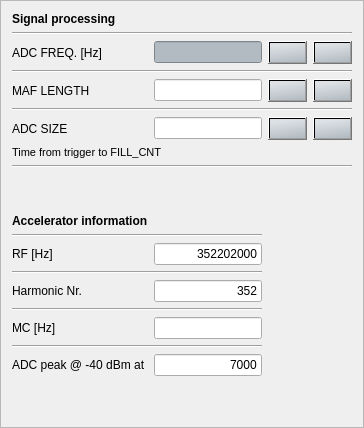
         <widget class="QFrame" name="frame_6">
          <property name="font">
           <font>
            <family>Arial</family>
           </font>
          </property>
          <property name="frameShape">
           <enum>QFrame::StyledPanel</enum>
          </property>
          <property name="frameShadow">
           <enum>QFrame::Raised</enum>
          </property>
          <layout class="QGridLayout" name="gridLayout_5">
           <item row="0" column="0">
            <widget class="QLabel" name="label_36">
             <property name="font">
              <font>
               <family>Arial</family>
               <weight>75</weight>
               <bold>true</bold>
              </font>
             </property>
             <property name="text">
              <string>Signal processing</string>
             </property>
            </widget>
           </item>
           <item row="1" column="0" colspan="4">
            <widget class="Line" name="line">
             <property name="font">
              <font>
               <family>Arial</family>
              </font>
             </property>
             <property name="orientation">
              <enum>Qt::Horizontal</enum>
             </property>
            </widget>
           </item>
           <item row="2" column="2" colspan="2">
            <layout class="QHBoxLayout" name="horizontalLayout_24">
             <item>
              <widget class="QPushButton" name="FreqSet">
               <property name="sizePolicy">
                <sizepolicy hsizetype="Fixed" vsizetype="Fixed">
                 <horstretch>0</horstretch>
                 <verstretch>0</verstretch>
                </sizepolicy>
               </property>
               <property name="maximumSize">
                <size>
                 <width>40</width>
                 <height>16777215</height>
                </size>
               </property>
               <property name="font">
                <font>
                 <family>Arial</family>
                 <pointsize>8</pointsize>
                </font>
               </property>
               <property name="toolTip">
                <string>Set ADC frequency</string>
               </property>
               <property name="styleSheet">
                <string notr="true">background-color: qlineargradient(spread:pad, x1:1, y1:0.966, x2:0.744, y2:0, stop:0 rgba(178, 187, 194, 255), stop:1 rgba(221, 225, 229, 255));
image: url(:/images/images/set.png);</string>
               </property>
               <property name="text">
                <string/>
               </property>
              </widget>
             </item>
             <item>
              <widget class="QPushButton" name="FreqRead">
               <property name="maximumSize">
                <size>
                 <width>40</width>
                 <height>16777215</height>
                </size>
               </property>
               <property name="font">
                <font>
                 <family>Arial</family>
                 <pointsize>8</pointsize>
                </font>
               </property>
               <property name="toolTip">
                <string>Read ADC frequency</string>
               </property>
               <property name="styleSheet">
                <string notr="true">background-color: qlineargradient(spread:pad, x1:1, y1:0.966, x2:0.744, y2:0, stop:0 rgba(178, 187, 194, 255), stop:1 rgba(221, 225, 229, 255));
image: url(:/images/images/read_from.png);</string>
               </property>
               <property name="text">
                <string/>
               </property>
              </widget>
             </item>
            </layout>
           </item>
           <item row="2" column="0">
            <widget class="QLabel" name="label_18">
             <property name="font">
              <font>
               <family>Arial</family>
              </font>
             </property>
             <property name="text">
              <string>ADC FREQ. [Hz]</string>
             </property>
            </widget>
           </item>
           <item row="2" column="1">
            <widget class="QLineEdit" name="FREQ">
             <property name="font">
              <font>
               <family>Arial</family>
              </font>
             </property>
             <property name="toolTip">
              <string>The ADC sampling frequency</string>
             </property>
             <property name="styleSheet">
              <string notr="true">background-color: rgb(178, 187, 194);</string>
             </property>
             <property name="alignment">
              <set>Qt::AlignRight|Qt::AlignTrailing|Qt::AlignVCenter</set>
             </property>
             <property name="readOnly">
              <bool>false</bool>
             </property>
            </widget>
           </item>
           <item row="3" column="0" colspan="4">
            <widget class="Line" name="line_4">
             <property name="font">
              <font>
               <family>Arial</family>
              </font>
             </property>
             <property name="orientation">
              <enum>Qt::Horizontal</enum>
             </property>
            </widget>
           </item>
           <item row="4" column="0">
            <widget class="QLabel" name="label_11">
             <property name="sizePolicy">
              <sizepolicy hsizetype="Fixed" vsizetype="Preferred">
               <horstretch>0</horstretch>
               <verstretch>0</verstretch>
              </sizepolicy>
             </property>
             <property name="font">
              <font>
               <family>Arial</family>
              </font>
             </property>
             <property name="text">
              <string>MAF LENGTH</string>
             </property>
            </widget>
           </item>
           <item row="4" column="1">
            <widget class="QLineEdit" name="MAF_LENGTH">
             <property name="sizePolicy">
              <sizepolicy hsizetype="Expanding" vsizetype="Fixed">
               <horstretch>0</horstretch>
               <verstretch>0</verstretch>
              </sizepolicy>
             </property>
             <property name="maximumSize">
              <size>
               <width>16777215</width>
               <height>16777215</height>
              </size>
             </property>
             <property name="font">
              <font>
               <family>Arial</family>
              </font>
             </property>
             <property name="toolTip">
              <string>The MAF length</string>
             </property>
             <property name="inputMethodHints">
              <set>Qt::ImhDigitsOnly</set>
             </property>
             <property name="alignment">
              <set>Qt::AlignRight|Qt::AlignTrailing|Qt::AlignVCenter</set>
             </property>
            </widget>
           </item>
           <item row="5" column="0" colspan="4">
            <widget class="Line" name="line_8">
             <property name="font">
              <font>
               <family>Arial</family>
              </font>
             </property>
             <property name="orientation">
              <enum>Qt::Horizontal</enum>
             </property>
            </widget>
           </item>
           <item row="6" column="2" colspan="2">
            <layout class="QHBoxLayout" name="horizontalLayout_26">
             <item>
              <widget class="QPushButton" name="adcsizeSet">
               <property name="maximumSize">
                <size>
                 <width>40</width>
                 <height>16777215</height>
                </size>
               </property>
               <property name="font">
                <font>
                 <family>Arial</family>
                 <pointsize>8</pointsize>
                </font>
               </property>
               <property name="toolTip">
                <string>Set ADC SIZE</string>
               </property>
               <property name="styleSheet">
                <string notr="true">background-color: qlineargradient(spread:pad, x1:1, y1:0.966, x2:0.744, y2:0, stop:0 rgba(178, 187, 194, 255), stop:1 rgba(221, 225, 229, 255));
image: url(:/images/images/set.png);</string>
               </property>
               <property name="text">
                <string/>
               </property>
              </widget>
             </item>
             <item>
              <widget class="QPushButton" name="adcsizeRead">
               <property name="maximumSize">
                <size>
                 <width>40</width>
                 <height>16777215</height>
                </size>
               </property>
               <property name="font">
                <font>
                 <family>Arial</family>
                 <pointsize>8</pointsize>
                </font>
               </property>
               <property name="toolTip">
                <string>Read ADC SIZE</string>
               </property>
               <property name="styleSheet">
                <string notr="true">background-color: qlineargradient(spread:pad, x1:1, y1:0.966, x2:0.744, y2:0, stop:0 rgba(178, 187, 194, 255), stop:1 rgba(221, 225, 229, 255));
image: url(:/images/images/read_from.png);</string>
               </property>
               <property name="text">
                <string/>
               </property>
              </widget>
             </item>
            </layout>
           </item>
           <item row="6" column="0">
            <widget class="QLabel" name="label_8">
             <property name="sizePolicy">
              <sizepolicy hsizetype="Fixed" vsizetype="Preferred">
               <horstretch>0</horstretch>
               <verstretch>0</verstretch>
              </sizepolicy>
             </property>
             <property name="font">
              <font>
               <family>Arial</family>
              </font>
             </property>
             <property name="text">
              <string>ADC SIZE</string>
             </property>
            </widget>
           </item>
           <item row="6" column="1">
            <widget class="QLineEdit" name="ADC_SIZE">
             <property name="sizePolicy">
              <sizepolicy hsizetype="Expanding" vsizetype="Fixed">
               <horstretch>0</horstretch>
               <verstretch>0</verstretch>
              </sizepolicy>
             </property>
             <property name="maximumSize">
              <size>
               <width>16777215</width>
               <height>16777215</height>
              </size>
             </property>
             <property name="font">
              <font>
               <family>Arial</family>
              </font>
             </property>
             <property name="toolTip">
              <string>The ADC size</string>
             </property>
             <property name="inputMethodHints">
              <set>Qt::ImhDigitsOnly</set>
             </property>
             <property name="alignment">
              <set>Qt::AlignRight|Qt::AlignTrailing|Qt::AlignVCenter</set>
             </property>
            </widget>
           </item>
           <item row="7" column="0" colspan="2">
            <widget class="QLabel" name="l_ADCSIZE_calculated">
             <property name="font">
              <font>
               <family>Arial</family>
               <pointsize>8</pointsize>
              </font>
             </property>
             <property name="text">
              <string>Time from trigger to FILL_CNT</string>
             </property>
            </widget>
           </item>
           <item row="8" column="0" colspan="4">
            <widget class="Line" name="line_2">
             <property name="font">
              <font>
               <family>Arial</family>
              </font>
             </property>
             <property name="orientation">
              <enum>Qt::Horizontal</enum>
             </property>
            </widget>
           </item>
           <item row="9" column="0">
            <spacer name="verticalSpacer_7">
             <property name="font">
              <font>
               <family>Arial</family>
              </font>
             </property>
             <property name="orientation">
              <enum>Qt::Vertical</enum>
             </property>
             <property name="sizeHint" stdset="0">
              <size>
               <width>20</width>
               <height>40</height>
              </size>
             </property>
            </spacer>
           </item>
           <item row="10" column="0">
            <widget class="QLabel" name="label_49">
             <property name="font">
              <font>
               <family>Arial</family>
               <weight>75</weight>
               <bold>true</bold>
              </font>
             </property>
             <property name="text">
              <string>Accelerator information</string>
             </property>
            </widget>
           </item>
           <item row="11" column="0" colspan="2">
            <widget class="Line" name="line_12">
             <property name="font">
              <font>
               <family>Arial</family>
              </font>
             </property>
             <property name="orientation">
              <enum>Qt::Horizontal</enum>
             </property>
            </widget>
           </item>
           <item row="12" column="0">
            <widget class="QLabel" name="label_45">
             <property name="font">
              <font>
               <family>Arial</family>
              </font>
             </property>
             <property name="text">
              <string>RF [Hz]</string>
             </property>
            </widget>
           </item>
           <item row="12" column="3">
            <spacer name="horizontalSpacer_2">
             <property name="font">
              <font>
               <family>Arial</family>
              </font>
             </property>
             <property name="orientation">
              <enum>Qt::Horizontal</enum>
             </property>
             <property name="sizeHint" stdset="0">
              <size>
               <width>40</width>
               <height>20</height>
              </size>
             </property>
            </spacer>
           </item>
           <item row="12" column="1">
            <widget class="QLineEdit" name="RF">
             <property name="sizePolicy">
              <sizepolicy hsizetype="Expanding" vsizetype="Fixed">
               <horstretch>0</horstretch>
               <verstretch>0</verstretch>
              </sizepolicy>
             </property>
             <property name="maximumSize">
              <size>
               <width>16777215</width>
               <height>16777215</height>
              </size>
             </property>
             <property name="font">
              <font>
               <family>Arial</family>
              </font>
             </property>
             <property name="toolTip">
              <string>The RF frequency of the accelerator</string>
             </property>
             <property name="inputMethodHints">
              <set>Qt::ImhDigitsOnly</set>
             </property>
             <property name="text">
              <string>352202000</string>
             </property>
             <property name="alignment">
              <set>Qt::AlignRight|Qt::AlignTrailing|Qt::AlignVCenter</set>
             </property>
            </widget>
           </item>
           <item row="13" column="0" colspan="2">
            <widget class="Line" name="line_5">
             <property name="font">
              <font>
               <family>Arial</family>
              </font>
             </property>
             <property name="orientation">
              <enum>Qt::Horizontal</enum>
             </property>
            </widget>
           </item>
           <item row="14" column="3">
            <spacer name="horizontalSpacer_3">
             <property name="font">
              <font>
               <family>Arial</family>
              </font>
             </property>
             <property name="orientation">
              <enum>Qt::Horizontal</enum>
             </property>
             <property name="sizeHint" stdset="0">
              <size>
               <width>40</width>
               <height>20</height>
              </size>
             </property>
            </spacer>
           </item>
           <item row="14" column="0">
            <widget class="QLabel" name="label_46">
             <property name="font">
              <font>
               <family>Arial</family>
              </font>
             </property>
             <property name="text">
              <string>Harmonic Nr.</string>
             </property>
            </widget>
           </item>
           <item row="14" column="1">
            <widget class="QLineEdit" name="HN">
             <property name="sizePolicy">
              <sizepolicy hsizetype="Expanding" vsizetype="Fixed">
               <horstretch>0</horstretch>
               <verstretch>0</verstretch>
              </sizepolicy>
             </property>
             <property name="maximumSize">
              <size>
               <width>16777215</width>
               <height>16777215</height>
              </size>
             </property>
             <property name="font">
              <font>
               <family>Arial</family>
              </font>
             </property>
             <property name="toolTip">
              <string>The Harmonic Number</string>
             </property>
             <property name="inputMethodHints">
              <set>Qt::ImhDigitsOnly</set>
             </property>
             <property name="text">
              <string>352</string>
             </property>
             <property name="alignment">
              <set>Qt::AlignRight|Qt::AlignTrailing|Qt::AlignVCenter</set>
             </property>
            </widget>
           </item>
           <item row="15" column="0" colspan="2">
            <widget class="Line" name="line_6">
             <property name="font">
              <font>
               <family>Arial</family>
              </font>
             </property>
             <property name="orientation">
              <enum>Qt::Horizontal</enum>
             </property>
            </widget>
           </item>
           <item row="16" column="3">
            <spacer name="horizontalSpacer_4">
             <property name="font">
              <font>
               <family>Arial</family>
              </font>
             </property>
             <property name="orientation">
              <enum>Qt::Horizontal</enum>
             </property>
             <property name="sizeHint" stdset="0">
              <size>
               <width>40</width>
               <height>20</height>
              </size>
             </property>
            </spacer>
           </item>
           <item row="16" column="0">
            <widget class="QLabel" name="label_47">
             <property name="font">
              <font>
               <family>Arial</family>
              </font>
             </property>
             <property name="text">
              <string>MC [Hz]</string>
             </property>
            </widget>
           </item>
           <item row="16" column="1">
            <widget class="QLineEdit" name="MC_FREQ">
             <property name="sizePolicy">
              <sizepolicy hsizetype="Expanding" vsizetype="Fixed">
               <horstretch>0</horstretch>
               <verstretch>0</verstretch>
              </sizepolicy>
             </property>
             <property name="maximumSize">
              <size>
               <width>16777215</width>
               <height>16777215</height>
              </size>
             </property>
             <property name="font">
              <font>
               <family>Arial</family>
              </font>
             </property>
             <property name="toolTip">
              <string>The revolution frequency</string>
             </property>
             <property name="inputMethodHints">
              <set>Qt::ImhDigitsOnly</set>
             </property>
             <property name="alignment">
              <set>Qt::AlignRight|Qt::AlignTrailing|Qt::AlignVCenter</set>
             </property>
            </widget>
           </item>
           <item row="17" column="0" colspan="2">
            <widget class="Line" name="line_7">
             <property name="font">
              <font>
               <family>Arial</family>
              </font>
             </property>
             <property name="orientation">
              <enum>Qt::Horizontal</enum>
             </property>
            </widget>
           </item>
           <item row="18" column="3">
            <spacer name="horizontalSpacer_7">
             <property name="font">
              <font>
               <family>Arial</family>
              </font>
             </property>
             <property name="orientation">
              <enum>Qt::Horizontal</enum>
             </property>
             <property name="sizeHint" stdset="0">
              <size>
               <width>40</width>
               <height>20</height>
              </size>
             </property>
            </spacer>
           </item>
           <item row="18" column="0">
            <widget class="QLabel" name="label_35">
             <property name="font">
              <font>
               <family>Arial</family>
              </font>
             </property>
             <property name="text">
              <string>ADC peak @ -40 dBm at</string>
             </property>
            </widget>
           </item>
           <item row="18" column="1">
            <widget class="QLineEdit" name="OdBmCNT">
             <property name="sizePolicy">
              <sizepolicy hsizetype="Expanding" vsizetype="Fixed">
               <horstretch>0</horstretch>
               <verstretch>0</verstretch>
              </sizepolicy>
             </property>
             <property name="maximumSize">
              <size>
               <width>16777215</width>
               <height>16777215</height>
              </size>
             </property>
             <property name="font">
              <font>
               <family>Arial</family>
              </font>
             </property>
             <property name="toolTip">
              <string>ADC peak at -40 dBm input signal</string>
             </property>
             <property name="inputMethodHints">
              <set>Qt::ImhDigitsOnly</set>
             </property>
             <property name="text">
              <string>7000</string>
             </property>
             <property name="alignment">
              <set>Qt::AlignRight|Qt::AlignTrailing|Qt::AlignVCenter</set>
             </property>
            </widget>
           </item>
           <item row="19" column="0">
            <spacer name="verticalSpacer_11">
             <property name="font">
              <font>
               <family>Arial</family>
              </font>
             </property>
             <property name="orientation">
              <enum>Qt::Vertical</enum>
             </property>
             <property name="sizeHint" stdset="0">
              <size>
               <width>20</width>
               <height>40</height>
              </size>
             </property>
            </spacer>
           </item>
           <item row="4" column="2" colspan="2">
            <layout class="QHBoxLayout" name="horizontalLayout_25">
             <item>
              <widget class="QPushButton" name="procParamSet">
               <property name="sizePolicy">
                <sizepolicy hsizetype="Fixed" vsizetype="Fixed">
                 <horstretch>0</horstretch>
                 <verstretch>0</verstretch>
                </sizepolicy>
               </property>
               <property name="maximumSize">
                <size>
                 <width>40</width>
                 <height>16777215</height>
                </size>
               </property>
               <property name="font">
                <font>
                 <family>Arial</family>
                 <pointsize>8</pointsize>
                </font>
               </property>
               <property name="toolTip">
                <string>Set MAF length</string>
               </property>
               <property name="styleSheet">
                <string notr="true">background-color: qlineargradient(spread:pad, x1:1, y1:0.966, x2:0.744, y2:0, stop:0 rgba(178, 187, 194, 255), stop:1 rgba(221, 225, 229, 255));
image: url(:/images/images/set.png);</string>
               </property>
               <property name="text">
                <string/>
               </property>
              </widget>
             </item>
             <item>
              <widget class="QPushButton" name="procParamRead">
               <property name="sizePolicy">
                <sizepolicy hsizetype="Fixed" vsizetype="Fixed">
                 <horstretch>0</horstretch>
                 <verstretch>0</verstretch>
                </sizepolicy>
               </property>
               <property name="maximumSize">
                <size>
                 <width>40</width>
                 <height>16777215</height>
                </size>
               </property>
               <property name="font">
                <font>
                 <family>Arial</family>
                 <pointsize>8</pointsize>
                </font>
               </property>
               <property name="toolTip">
                <string>Read MAF length</string>
               </property>
               <property name="styleSheet">
                <string notr="true">background-color: qlineargradient(spread:pad, x1:1, y1:0.966, x2:0.744, y2:0, stop:0 rgba(178, 187, 194, 255), stop:1 rgba(221, 225, 229, 255));
image: url(:/images/images/read_from.png);</string>
               </property>
               <property name="text">
                <string/>
               </property>
              </widget>
             </item>
            </layout>
           </item>
          </layout>
         </widget>
